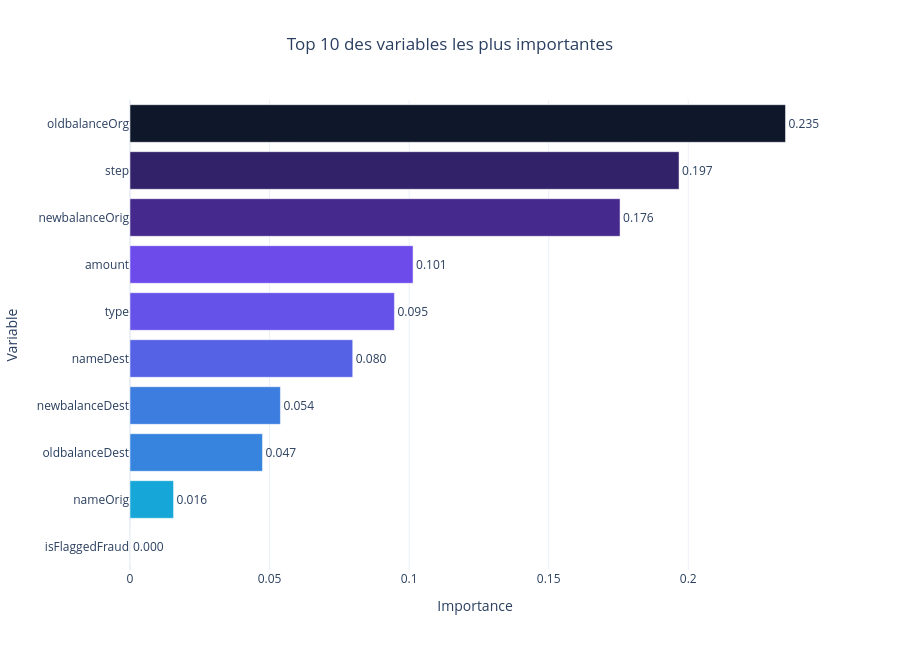

The code cell stored with this chart in its notebook:
### Code cell
# ============================================
# VISUALISATION DES IMPORTANCES
# ============================================

fig = px.bar(
    feature_importance.head(10),

    x="Importance",
    y="Variable",

    orientation="h",

    color="Importance",

    text="Importance",

    color_continuous_scale=[
        "#06B6D4",
        "#7C3AED",
        "#0F172A"
    ],

    title="Top 10 des variables les plus importantes"
)

fig.update_traces(
    texttemplate='%{text:.3f}',
    textposition='outside'
)

fig.update_layout(
    template="plotly_white",

    height=650,

    title_x=0.5,

    yaxis=dict(
        categoryorder="total ascending"
    ),

    coloraxis_showscale=False
)

fig.show()

### Figure 1 — Plotly figure (JSON) as saved in the notebook; plotly's stock layout.template omitted (floating-point values rounded to 4 significant figures)
{"data": [{"hovertemplate": "Importance=%{marker.color}<br>Variable=%{y}<extra></extra>", "legendgroup": "", "marker": {"color": [0.2348, 0.1967, 0.1756, 0.1014, 0.09474, 0.0798, 0.05388, 0.04747, 0.0156, 0.0], "coloraxis": "coloraxis", "pattern": {"shape": ""}}, "name": "", "orientation": "h", "showlegend": false, "text": [0.2348, 0.1967, 0.1756, 0.1014, 0.09474, 0.0798, 0.05388, 0.04747, 0.0156, 0.0], "textposition": "outside", "texttemplate": "%{text:.3f}", "type": "bar", "x": [0.2348, 0.1967, 0.1756, 0.1014, 0.09474, 0.0798, 0.05388, 0.04747, 0.0156, 0.0], "xaxis": "x", "y": ["oldbalanceOrg", "step", "newbalanceOrig", "amount", "type", "nameDest", "newbalanceDest", "oldbalanceDest", "nameOrig", "isFlaggedFraud"], "yaxis": "y"}], "layout": {"barmode": "relative", "coloraxis": {"colorbar": {"title": {"text": "Importance"}}, "colorscale": [[0, "#06B6D4"], [0.5, "#7C3AED"], [1, "#0F172A"]], "showscale": false}, "height": 650, "legend": {"tracegroupgap": 0}, "title": {"text": "Top 10 des variables les plus importantes", "x": 0.5}, "xaxis": {"anchor": "y", "domain": [0, 1], "title": {"text": "Importance"}}, "yaxis": {"anchor": "x", "categoryorder": "total ascending", "domain": [0, 1], "title": {"text": "Variable"}}}}
